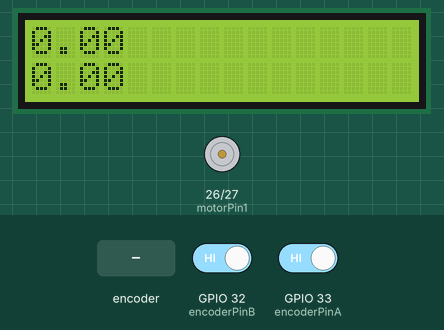
Simulated run of this sketch. Board: ESP32. Shown: 16×2 character LCD, motor-driver pin pairs drawn as motors (green arrow = first pin HIGH = forward, orange = second pin HIGH = backward, longer = more drive, scaled by the enable pin). Inputs (shaded band) come from the test bench; at power-on: GPIO 32 (encoderPinB) HIGH, GPIO 33 (encoderPinA) HIGH.

Above: at 1.2 s.
1.3 s: rotary encoder on GPIO 33 (encoderPinA) / GPIO 32 (encoderPinB) turned 3 steps (first pin leading)
At 4.0 s:
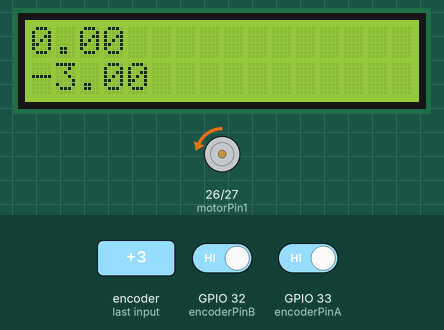
4.4 s: rotary encoder on GPIO 33 (encoderPinA) / GPIO 32 (encoderPinB) turned 1 step (first pin leading)
At 5.8 s:
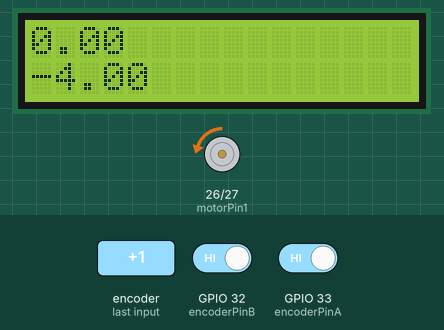
6.8 s: rotary encoder on GPIO 33 (encoderPinA) / GPIO 32 (encoderPinB) turned 1 step (first pin leading)
At 36.5 s:
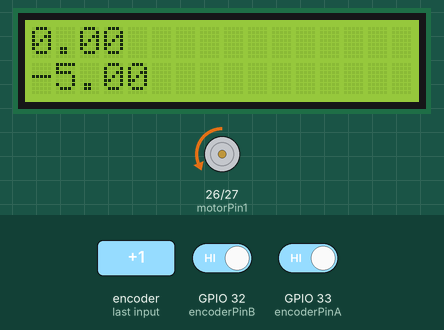
Timing chart, 0 to 38.2 s (numbered marks = the images above; inputs shaded):
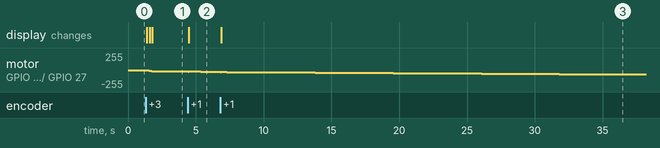

Measured:
- after the input at 1.3 s, motor on GPIO 26 (motorPin1) / GPIO 27 (motorPin2): moves from stopped to backward 17/255 over 2.9 s, starting after 0.07 s; the display: first changes after 0.08 s (image 1 shows a later state)
- after the input at 4.4 s, motor on GPIO 26 (motorPin1) / GPIO 27 (motorPin2): backward 17/255 → backward 22/255 after 0.05 s, → backward 23/255 0.90 s later, → backward 24/255 1.0 s later; the display: changes after 0.07 s (image 2)
- after the input at 6.8 s, the display: changes after 0.07 s (image 3)

The sketch:

Doan_HeThong_dk_so.ino
```cpp
#include <Arduino.h>
#include <Wire.h>
#include <math.h>
#include <LiquidCrystal_I2C.h>

double P,I,D, kp =5 , ki =0.49 , kd =0.01 , e = 0, pre_e = 0, pre_pre_e = 0, pre_u = 0, u = 0, SP ;
double T = 0.01;
double position;
double alpha, gama, beta;
String Setpointstring;
String rotarystring;
const int encoderPinA = 33;
const int encoderPinB = 32;
const int motorPin1 = 26;
const int motorPin2 = 27;
const int pwmPin = 14;
volatile long freq = 25000;
const int pwmChannel = 0;
const int resolution = 8;
int xungencoder = 0;
int thoigiantd = 0, thoigiantd1 = 0, thoigiantd2 = 0, thoigiantd3 =0 ;
int value;
double positon_motor;
LiquidCrystal_I2C lcd(0x27,16,2);

void setup() {
  Serial.begin(115200);
  Wire.begin();
  lcd.init();
  lcd.backlight();
  pinMode(encoderPinA, INPUT);
  pinMode(encoderPinB, INPUT);
  pinMode(motorPin1, OUTPUT);
  pinMode(motorPin2, OUTPUT);
  pinMode(pwmPin, OUTPUT);
  ledcSetup(pwmChannel, freq, resolution);
  ledcAttachPin(pwmPin, pwmChannel);
  attachInterrupt(digitalPinToInterrupt(encoderPinA), Ngatngoai, RISING);
}
void Ngatngoai() {
  // Hàm ngắt được gọi mỗi khi có xung từ encoder
  if (digitalRead(encoderPinB) == HIGH)
  {
    xungencoder++;
  }
  else
  {
    xungencoder--;
  }
}

void loop()
{
  unsigned long thoigiandem = millis();
  if (thoigiandem - thoigiantd2 >= 20)
  {
    thoigiantd2 = thoigiandem;
    positon_motor = Position_control();

    if(positon_motor>0)
    {
      ledcWrite(pwmChannel, positon_motor);
      digitalWrite(motorPin1,LOW);
      digitalWrite(motorPin2, HIGH);
    }
    else if(positon_motor<0)
    {
      ledcWrite(pwmChannel, abs(positon_motor));
      digitalWrite(motorPin1, HIGH);
      digitalWrite(motorPin2, LOW);
    }
    else
    {
      ledcWrite(pwmChannel, 0);
      digitalWrite(motorPin1,LOW);
      digitalWrite(motorPin2,LOW);
    }
  }

  if (thoigiandem - thoigiantd3 >= 20)
  {
    thoigiantd3 = thoigiandem;
    lcd.setCursor(0,0);
    lcd.print(SP);
    lcd.setCursor(0,1);
    lcd.print(position);
  }
}

int Position_control() {
  position = (xungencoder*360/330);
  e = SP - position;
  alpha = 2*T*kp + ki*T*T + 2*kd;
  beta = T*T*ki - 4*kd - 2*T*kp;
  gama = 2*kd;
  u = (alpha*e + beta*pre_e + gama*pre_pre_e + 2*T*pre_u)/(2*T);
  pre_u = u;
  pre_pre_e = pre_e;
  pre_e = e;
  if (u > 255)
  {
    u = 255;
  }
  if (u < -255)
  {
    u = -255;
  }

  return u;
}
```
